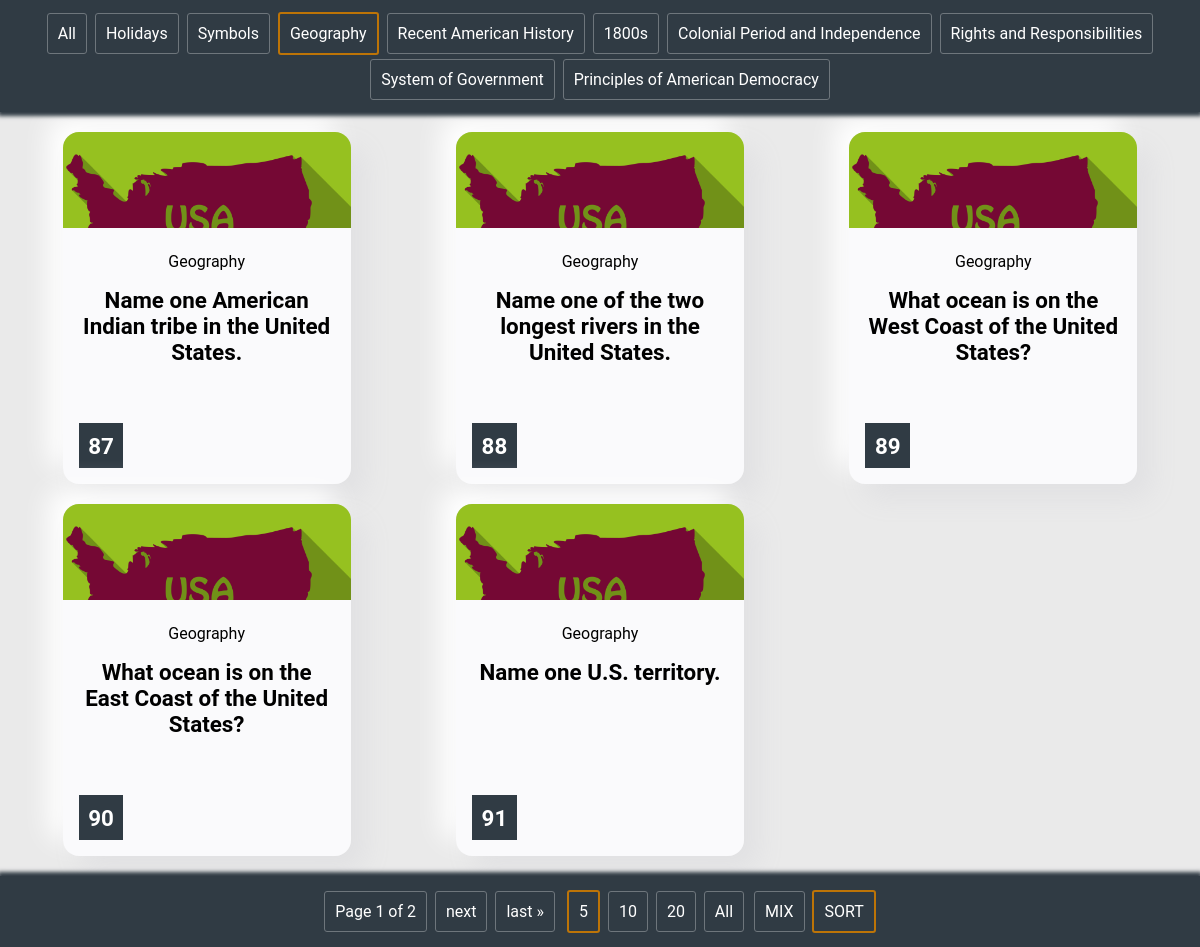
The page /cards/?question_group=Geography&num-objects=5 on the database its author committed.
### cards/models.py (models this page shows, shortened)
class Question(models.Model):
    question_text = models.CharField(max_length=2000, default='')
    question_text.verbose_name = 'question'
    question_number = models.IntegerField(default=0)
    question_number.verbose_name = '#'
    pub_date = models.DateTimeField('date published')
    question_group = models.CharField(max_length=600, default='')
    question_group.verbose_name = 'group'
    question_group_title = models.CharField(max_length=600, default='')
    question_group_title.verbose_name = 'series'

### cards/views.py (the view, shortened to what this page needs)
# urls.py: path('', views.IndexView.as_view(), name='index'),
class IndexView(generic.ListView):
    template_name = 'cards/index.html'
    questions_all = list(Question.objects.all().order_by('question_number'))
    paginate_by = "5"
    def get_queryset(self):
        questions_for_return = []
        get_request = self.request.GET
        if not self.request.session.session_key:
            self.request.session.create()
        self.request.session.set_expiry(7200)
        all_questions_for_return = []
        for i in self.request.session.get('order', list(range(0, len(self.questions_all)))):
            all_questions_for_return.append(self.questions_all[i])
        if get_request.get('question_group'):
            group_current = get_request.get('question_group')
            if group_current.__eq__("All"):
                return all_questions_for_return
            else:
                for q in all_questions_for_return:
                    if q.question_group.__eq__(group_current):
                        questions_for_return.append(q)
                return questions_for_return
        return all_questions_for_return
    def get_context_data(self, **kwargs):
        context = super(IndexView, self).get_context_data(**kwargs)
        get_request = self.request.GET
        current_group = "All"
        if get_request.get('question_group'):
            current_group = get_request.get('question_group')
        context['current_group'] = current_group
        groups_list = list(Question.objects.values_list('question_group', flat=True).distinct())
        groups_list.insert(0, "All")
        context['groups_list'] = groups_list
        page = 1
        if get_request.get('page'):
            page = get_request.get('page')
        paginate_by_user = self.request.session.get('paginate-by-user', self.paginate_by)
        if get_request.get('num-objects'):
            paginate_by_user = get_request.get('num-objects')
        self.request.session['paginate-by-user'] = paginate_by_user
        context['num_objects'] = paginate_by_user
        context['num_objects_array'] = ["5", "10", "20", "All"]
        if self.request.session.get('order_type', "straight").__eq__("mix"):
            context['mix_order'] = True
        else:
            context['mix_order'] = False
        if paginate_by_user.__eq__("All"):
            context['latest_question_list'] = self.get_queryset()
        else:
            paginator = Paginator(self.get_queryset(), int(paginate_by_user))
            context['latest_question_list'] = paginator.get_page(page)
        return context

### cards/templates/cards/index.html (shortened to what this page needs)
<!DOCTYPE html>
<html lang="en">
{% load static %}
<head>
</head>
<body>
<link rel="stylesheet" type="text/css" href="{% static 'cards/style.css' %}">
{% if latest_question_list %}
<div class="header">
    {% for group in groups_list %}
    <div class="group-link-container">
        <a class="group-link{% ifequal current_group group %} highlighted{% endifequal %}"
           href="?question_group={{ group }}&num-objects={{ num_objects }}">{{ group }}</a>
    </div>
    {% endfor %}
</div>
<div class="cards_container">
    <div class="cards">
        {% for question in latest_question_list %}
        <div class="center">
            <div class="property-card">
                <div class="property-image"
                     style="background-image:url('{% static 'cards/img' %}/{{ question.question_group|slice:5|slugify }}.png')">
                </div>
                <div class="property-description">
                    <p> {{ question.question_group }} </p>
                    <h5>{{ question.question_text }}</h5>
                </div>
                <div class="property-question-number">
                    <div class="question-number"><h5>{{ question.question_number }}</h5></div>
                </div>
            </div>
        </div>
        {% endfor %}
    </div>
</div>
<div class="footer">
    <div class="pagination">
        <span class="step-links ">
            {% if latest_question_list.has_previous and latest_question_list.has_next %}
                 <span class="group-link"> {{ latest_question_list.number }} / {{ latest_question_list.paginator.num_pages }}</span>
            {% elif latest_question_list.paginator.num_pages %}
                 <span class="group-link">Page {{ latest_question_list.number }} of {{ latest_question_list.paginator.num_pages }}</span>
            {% endif %}
            {% if latest_question_list.has_next %}
                <a class="group-link"
                   href="?question_group={{ current_group }}&num-objects={{ num_objects }}&page={{ latest_question_list.next_page_number }}">next</a>
                <a class="group-link"
                   href="?question_group={{ current_group }}&num-objects={{ num_objects }}&page={{ latest_question_list.paginator.num_pages }}">last &raquo;</a>
            {% endif %}
        </span>
    </div>
    <div class="pagination">
        {% for i in num_objects_array %}
        <a class="group-link{% ifequal num_objects i %} highlighted{% endifequal %}"
           href="?question_group={{ current_group }}&num-objects={{ i }}">{{ i }}</a>
        {% endfor %}
        <a class="group-link{% if mix_order %} highlighted{% endif %} separator"
           href="?question_group={{ current_group }}&num-objects={{ num_objects }}&order=mix">MIX</a>
        <a class="group-link{% if not mix_order %} highlighted{% endif %}"
           href="?question_group={{ current_group }}&num-objects={{ num_objects }}&order=straight">SORT</a>
    </div>
</div>
{% else %}
<h5>No cards are available.</h5>
{% endif %}
</body>
</html>

### cards/static/cards/style.css (style rules this page uses)
body { margin: 0; background-color: #f2f2f2; font-family: 'RobotoDraft', 'Roboto', sans-serif; -webkit-font-smoothing: antialiased; }
* { -webkit-box-sizing: border-box; box-sizing: border-box; }
h5 { margin: 0px; font-size: 1.4em; font-weight: 700; }
.center { height: 100%; width: 100%; display: flex; justify-content: center; align-items: center; }
.cards { display: grid; grid-gap: 20px; padding: 20px; background: #eaeaea; }
@media (min-width: 650px) { .cards { grid-template-columns: repeat(2, 1fr); } }
@media (min-width: 960px) { .cards { grid-template-columns: repeat(3, 1fr); } }
.header { position: sticky; z-index: 100; margin: 0; padding: 10px; background: #303b44; top: 0; box-shadow: 0px 2px 4px 2px #303b44; min-height: 8vh; text-align: center; }
.cards_container { position: relative; min-height: 84vh; }
.footer { position: sticky; z-index: 100; margin: 0; background: #303b44; bottom: 0; box-shadow: 0px -2px 4px 2px #303b44; left: 0; width: 100%; min-height: 8vh; text-align: center; padding: 10px; }
.group-link { color: white; text-decoration: none; text-align: center; border-radius: 3px; border: 1px solid #6e767c; padding: 10px; cursor: pointer; margin: 2px; display: inline-block; }
.group-link-container { display: inline-block; }
.property-card { height: 22em; width: 18em; display: -webkit-box; display: -ms-flexbox; display: flex; -webkit-box-orient: vertical; -webkit-box-direction: normal; -ms-flex-direction: column; flex-direction: column; position: relative; -webkit-transition: all 0.4s cubic-bezier(0.645, 0.045, 0.355, 1); -o-transition: all 0.4s cubic-bezier(0.645, 0.045, 0.355, 1); transition: all 0.4s cubic-bezier(0.645, 0.045, 0.355, 1); border-radius: 16px; overflow: hidden; -webkit-box-shadow: 15px 15px 27px #e1e1e3, -15px -15px 27px #ffffff; box-shadow: 15px 15px 27px #e1e1e3, -15px -15px 27px #ffffff; cursor: pointer; }
.property-image { height: 6em; width: 18em; position: Absolute; top: 0px; -webkit-transition: all 0.4s cubic-bezier(0.645, 0.045, 0.355, 1); -o-transition: all 0.4s cubic-bezier(0.645, 0.045, 0.355, 1); transition: all 0.4s cubic-bezier(0.645, 0.045, 0.355, 1); background-size: cover; background-repeat: no-repeat; }
.property-description { background-color: #FAFAFC; height: 16em; width: 18em; position: absolute; bottom: 0em; -webkit-transition: all 0.4s cubic-bezier(0.645, 0.045, 0.355, 1); -o-transition: all 0.4s cubic-bezier(0.645, 0.045, 0.355, 1); transition: all 0.4s cubic-bezier(0.645, 0.045, 0.355, 1); padding: 0.5em 1em; text-align: center; }
.property-question-number { width: 2.8em; height: 2.8em; background-color: #303b44; position: absolute; bottom: 1em; left: 1em; -webkit-transition: all 0.4s cubic-bezier(0.645, 0.045, 0.355, 1); -o-transition: all 0.4s cubic-bezier(0.645, 0.045, 0.355, 1); transition: all 0.4s cubic-bezier(0.645, 0.045, 0.355, 1); }
div.question-number { color: white; display: block; text-align: center; top: 50%; position: absolute; transform: translateY(-50%); left: 0; right: 0; }
.pagination { display: inline-block; margin: 2px; }
.separator { margin-left: 4px; }
.highlighted { border: 2px solid #bd7407; }

### rows shown on the page
Question: question_text "Name one of the two longest rivers in the United States.", question_number "88"
Question: question_text "What ocean is on the West Coast of the United States?", question_number "89"
Question: question_text "What ocean is on the East Coast of the United States?", question_number "90"
Question: question_number "91"

### other values the page prints
{{ group }} "All" "Holidays" "Symbols" "Geography" "Recent American History" "1800s" "Colonial Period and Independence" "Rights and Responsibilities" "System of Government" "Principles of American Democracy"
{{ latest_question_list.number }} "1"
{{ latest_question_list.paginator.num_pages }} "2"
{{ i }} "5" "10" "20" "All"
